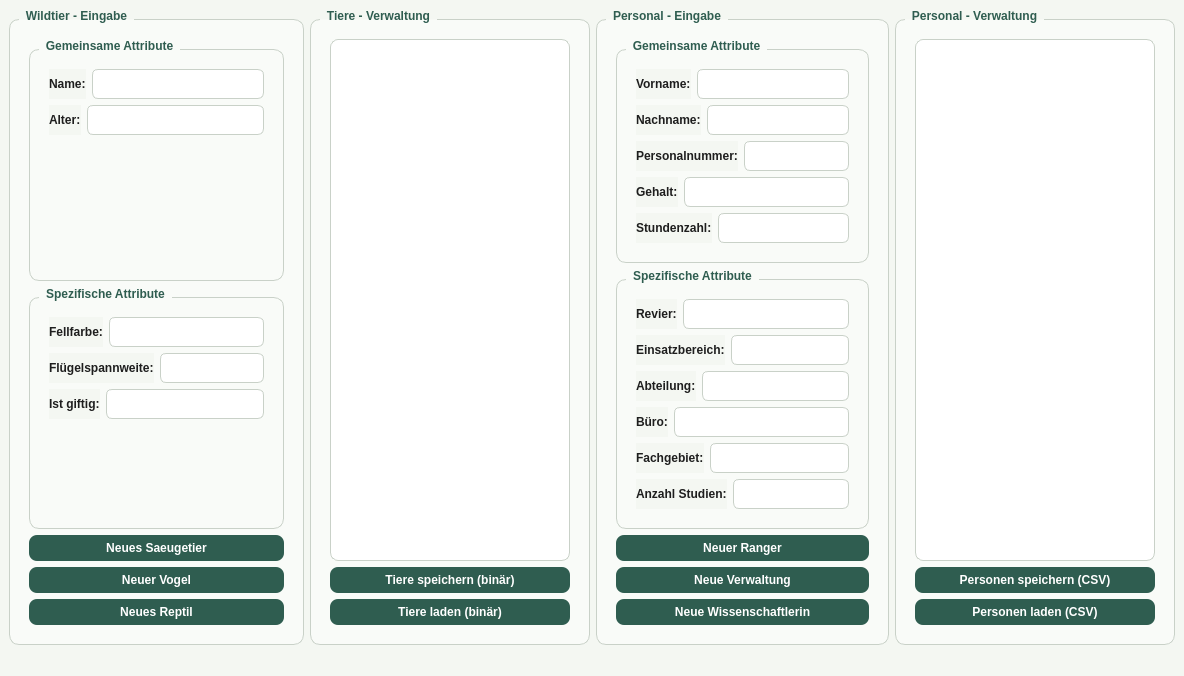
<?xml version="1.0" encoding="UTF-8"?>
<ui version="4.0">
 <class>MainWindow</class>
 <widget class="QMainWindow" name="MainWindow">
  <property name="geometry">
   <rect>
    <x>0</x>
    <y>0</y>
    <width>1184</width>
    <height>639</height>
   </rect>
  </property>
  <property name="windowTitle">
   <string>MainWindow</string>
  </property>
  <property name="styleSheet">
   <string notr="true">QWidget {
    background-color: #F4F7F2;
    color: #1E1E1E;
    font-family: Arial;
    font-size: 12px;
}

QLabel {
    color: #1E1E1E;
    font-weight: 500;
}

QLineEdit {
    background-color: white;
    border: 1px solid #C9D1C8;
    border-radius: 6px;
    padding: 6px;
    selection-background-color: #7BAE7F;
}

QLineEdit:focus {
    border: 2px solid #2F5D50;
    background-color: #FFFFFF;
}

QPushButton {
    background-color: #2F5D50;
    color: white;
    border: none;
    border-radius: 8px;
    padding: 6px 12px;
    font-weight: 600;
}

QPushButton:hover {
    background-color: #3F6F60;
}

QPushButton:pressed {
    background-color: #24463D;
}

QListView {
    background-color: white;
    border: 1px solid #C9D1C8;
    border-radius: 8px;
    padding: 4px;
    outline: none;
}

QListView::item {
    padding: 6px;
    border-radius: 4px;
}

QListView::item:selected {
    background-color: #7BAE7F;
    color: white;
}

QListView::item:hover {
    background-color: #E7F0EA;
}

QGroupBox {
    border: 1px solid #C9D1C8;
    border-radius: 10px;
    margin-top: 10px;
    padding: 10px;
    font-weight: bold;
    color: #2F5D50;
    background-color: #F9FBF8;
}

QGroupBox::title {
    subcontrol-origin: margin;
    left: 10px;
    padding: 0 5px 0 5px;
}
</string>
  </property>
  <widget class="QWidget" name="centralwidget">
   <layout class="QHBoxLayout" name="horizontalLayout">
    <item>
     <widget class="QGroupBox" name="wildtierEingabeGroupBox">
      <property name="sizePolicy">
       <sizepolicy hsizetype="Expanding" vsizetype="Preferred">
        <horstretch>0</horstretch>
        <verstretch>0</verstretch>
       </sizepolicy>
      </property>
      <property name="styleSheet">
       <string notr="true"/>
      </property>
      <property name="title">
       <string>Wildtier - Eingabe</string>
      </property>
      <layout class="QVBoxLayout" name="verticalLayout">
       <item>
        <widget class="QGroupBox" name="gemAttWildtierGroupBox">
         <property name="sizePolicy">
          <sizepolicy hsizetype="Preferred" vsizetype="Expanding">
           <horstretch>0</horstretch>
           <verstretch>0</verstretch>
          </sizepolicy>
         </property>
         <property name="title">
          <string>Gemeinsame Attribute</string>
         </property>
         <layout class="QVBoxLayout" name="verticalLayout_2">
          <item>
           <layout class="QHBoxLayout" name="horizontalLayout_2">
            <item>
             <widget class="QLabel" name="nameWildtierLabel">
              <property name="text">
               <string>Name:</string>
              </property>
             </widget>
            </item>
            <item>
             <widget class="QLineEdit" name="nameWildtierLineEdit"/>
            </item>
           </layout>
          </item>
          <item>
           <layout class="QHBoxLayout" name="horizontalLayout_3">
            <item>
             <widget class="QLabel" name="alterWildtierLabel">
              <property name="sizePolicy">
               <sizepolicy hsizetype="Preferred" vsizetype="Preferred">
                <horstretch>0</horstretch>
                <verstretch>0</verstretch>
               </sizepolicy>
              </property>
              <property name="text">
               <string>Alter:</string>
              </property>
             </widget>
            </item>
            <item>
             <widget class="QLineEdit" name="alterWildtierLineEdit">
              <property name="sizePolicy">
               <sizepolicy hsizetype="Expanding" vsizetype="Fixed">
                <horstretch>0</horstretch>
                <verstretch>0</verstretch>
               </sizepolicy>
              </property>
             </widget>
            </item>
           </layout>
          </item>
          <item>
           <spacer name="verticalSpacer">
            <property name="orientation">
             <enum>Qt::Orientation::Vertical</enum>
            </property>
            <property name="sizeHint" stdset="0">
             <size>
              <width>20</width>
              <height>81</height>
             </size>
            </property>
           </spacer>
          </item>
         </layout>
        </widget>
       </item>
       <item>
        <widget class="QGroupBox" name="spezAttWildtierGroupBox">
         <property name="sizePolicy">
          <sizepolicy hsizetype="Preferred" vsizetype="Expanding">
           <horstretch>0</horstretch>
           <verstretch>0</verstretch>
          </sizepolicy>
         </property>
         <property name="title">
          <string>Spezifische Attribute</string>
         </property>
         <layout class="QVBoxLayout" name="verticalLayout_3">
          <item>
           <layout class="QHBoxLayout" name="horizontalLayout_4">
            <item>
             <widget class="QLabel" name="fellFarbeLabel">
              <property name="text">
               <string>Fellfarbe:</string>
              </property>
             </widget>
            </item>
            <item>
             <widget class="QLineEdit" name="fellfarbeLineEdit"/>
            </item>
           </layout>
          </item>
          <item>
           <layout class="QHBoxLayout" name="horizontalLayout_5">
            <item>
             <widget class="QLabel" name="fluegelspannweiteLabel">
              <property name="text">
               <string>Flügelspannweite:</string>
              </property>
             </widget>
            </item>
            <item>
             <widget class="QLineEdit" name="fluegelspannweiteLineEdit"/>
            </item>
           </layout>
          </item>
          <item>
           <layout class="QHBoxLayout" name="horizontalLayout_6">
            <item>
             <widget class="QLabel" name="gifitgLabel">
              <property name="text">
               <string>Ist giftig:</string>
              </property>
             </widget>
            </item>
            <item>
             <widget class="QLineEdit" name="giftigLineEdit"/>
            </item>
           </layout>
          </item>
          <item>
           <spacer name="verticalSpacer_2">
            <property name="orientation">
             <enum>Qt::Orientation::Vertical</enum>
            </property>
            <property name="sizeHint" stdset="0">
             <size>
              <width>20</width>
              <height>54</height>
             </size>
            </property>
           </spacer>
          </item>
         </layout>
        </widget>
       </item>
       <item>
        <widget class="QPushButton" name="saeugetierPushButton">
         <property name="text">
          <string>Neues Saeugetier</string>
         </property>
        </widget>
       </item>
       <item>
        <widget class="QPushButton" name="vogelPushButton">
         <property name="text">
          <string>Neuer Vogel</string>
         </property>
        </widget>
       </item>
       <item>
        <widget class="QPushButton" name="reptilPushButton">
         <property name="text">
          <string>Neues Reptil</string>
         </property>
        </widget>
       </item>
      </layout>
     </widget>
    </item>
    <item>
     <widget class="QGroupBox" name="tiereVerwaltungGroupBox">
      <property name="sizePolicy">
       <sizepolicy hsizetype="Expanding" vsizetype="Preferred">
        <horstretch>0</horstretch>
        <verstretch>0</verstretch>
       </sizepolicy>
      </property>
      <property name="title">
       <string>Tiere - Verwaltung</string>
      </property>
      <layout class="QVBoxLayout" name="verticalLayout_4">
       <item>
        <widget class="QListWidget" name="TierlisteListWidget"/>
       </item>
       <item>
        <widget class="QPushButton" name="binaerSpeichernPushButton">
         <property name="text">
          <string>Tiere speichern (binär)</string>
         </property>
        </widget>
       </item>
       <item>
        <widget class="QPushButton" name="binaerLadenPushButton">
         <property name="text">
          <string>Tiere laden (binär)</string>
         </property>
        </widget>
       </item>
      </layout>
     </widget>
    </item>
    <item>
     <widget class="QGroupBox" name="personalEingabeGroupBox">
      <property name="sizePolicy">
       <sizepolicy hsizetype="Expanding" vsizetype="Preferred">
        <horstretch>0</horstretch>
        <verstretch>0</verstretch>
       </sizepolicy>
      </property>
      <property name="title">
       <string>Personal - Eingabe</string>
      </property>
      <layout class="QVBoxLayout" name="verticalLayout_5">
       <item>
        <widget class="QGroupBox" name="gemAttPersonalGroupBox">
         <property name="sizePolicy">
          <sizepolicy hsizetype="Preferred" vsizetype="Expanding">
           <horstretch>0</horstretch>
           <verstretch>0</verstretch>
          </sizepolicy>
         </property>
         <property name="title">
          <string>Gemeinsame Attribute</string>
         </property>
         <layout class="QVBoxLayout" name="verticalLayout_6">
          <item>
           <layout class="QHBoxLayout" name="horizontalLayout_7">
            <item>
             <widget class="QLabel" name="vornameLabel">
              <property name="text">
               <string>Vorname:</string>
              </property>
             </widget>
            </item>
            <item>
             <widget class="QLineEdit" name="vornameLineEdit"/>
            </item>
           </layout>
          </item>
          <item>
           <layout class="QHBoxLayout" name="horizontalLayout_8">
            <item>
             <widget class="QLabel" name="nachnameLabel">
              <property name="text">
               <string>Nachname:</string>
              </property>
             </widget>
            </item>
            <item>
             <widget class="QLineEdit" name="nachnameLineEdit"/>
            </item>
           </layout>
          </item>
          <item>
           <layout class="QHBoxLayout" name="horizontalLayout_9">
            <item>
             <widget class="QLabel" name="persoNumLabel">
              <property name="text">
               <string>Personalnummer:</string>
              </property>
             </widget>
            </item>
            <item>
             <widget class="QLineEdit" name="persoNumLineEdit"/>
            </item>
           </layout>
          </item>
          <item>
           <layout class="QHBoxLayout" name="horizontalLayout_10">
            <item>
             <widget class="QLabel" name="gehaltLabel">
              <property name="text">
               <string>Gehalt:</string>
              </property>
             </widget>
            </item>
            <item>
             <widget class="QLineEdit" name="gehaltLineEdit"/>
            </item>
           </layout>
          </item>
          <item>
           <layout class="QHBoxLayout" name="horizontalLayout_17">
            <item>
             <widget class="QLabel" name="stundenzahlLabel">
              <property name="sizePolicy">
               <sizepolicy hsizetype="Preferred" vsizetype="Preferred">
                <horstretch>0</horstretch>
                <verstretch>0</verstretch>
               </sizepolicy>
              </property>
              <property name="text">
               <string>Stundenzahl:</string>
              </property>
             </widget>
            </item>
            <item>
             <widget class="QLineEdit" name="stundenzahlLineEdit"/>
            </item>
           </layout>
          </item>
          <item>
           <spacer name="verticalSpacer_3">
            <property name="orientation">
             <enum>Qt::Orientation::Vertical</enum>
            </property>
            <property name="sizeHint" stdset="0">
             <size>
              <width>20</width>
              <height>9</height>
             </size>
            </property>
           </spacer>
          </item>
         </layout>
        </widget>
       </item>
       <item>
        <widget class="QGroupBox" name="spezAttPersonalGroupBox">
         <property name="sizePolicy">
          <sizepolicy hsizetype="Preferred" vsizetype="Expanding">
           <horstretch>0</horstretch>
           <verstretch>0</verstretch>
          </sizepolicy>
         </property>
         <property name="title">
          <string>Spezifische Attribute</string>
         </property>
         <layout class="QVBoxLayout" name="verticalLayout_7">
          <item>
           <layout class="QHBoxLayout" name="horizontalLayout_11">
            <item>
             <widget class="QLabel" name="revierLabel">
              <property name="text">
               <string>Revier:</string>
              </property>
             </widget>
            </item>
            <item>
             <widget class="QLineEdit" name="revierLineEdit"/>
            </item>
           </layout>
          </item>
          <item>
           <layout class="QHBoxLayout" name="horizontalLayout_12">
            <item>
             <widget class="QLabel" name="einsatzbereichLabel">
              <property name="text">
               <string>Einsatzbereich:</string>
              </property>
             </widget>
            </item>
            <item>
             <widget class="QLineEdit" name="einsatzbereichLineEdit"/>
            </item>
           </layout>
          </item>
          <item>
           <layout class="QHBoxLayout" name="horizontalLayout_13">
            <item>
             <widget class="QLabel" name="abteilungLabel">
              <property name="text">
               <string>Abteilung:</string>
              </property>
             </widget>
            </item>
            <item>
             <widget class="QLineEdit" name="abteilungLineEdit"/>
            </item>
           </layout>
          </item>
          <item>
           <layout class="QHBoxLayout" name="horizontalLayout_14">
            <item>
             <widget class="QLabel" name="bueroLabel">
              <property name="text">
               <string>Büro:</string>
              </property>
             </widget>
            </item>
            <item>
             <widget class="QLineEdit" name="bueroLineEdit"/>
            </item>
           </layout>
          </item>
          <item>
           <layout class="QHBoxLayout" name="horizontalLayout_15">
            <item>
             <widget class="QLabel" name="fachgebietLabel">
              <property name="text">
               <string>Fachgebiet:</string>
              </property>
             </widget>
            </item>
            <item>
             <widget class="QLineEdit" name="fachgebietLineEdit"/>
            </item>
           </layout>
          </item>
          <item>
           <layout class="QHBoxLayout" name="horizontalLayout_16">
            <item>
             <widget class="QLabel" name="anzahlStudienLabel">
              <property name="text">
               <string>Anzahl Studien:</string>
              </property>
             </widget>
            </item>
            <item>
             <widget class="QLineEdit" name="anzahlStudienLineEdit"/>
            </item>
           </layout>
          </item>
          <item>
           <spacer name="verticalSpacer_4">
            <property name="orientation">
             <enum>Qt::Orientation::Vertical</enum>
            </property>
            <property name="sizeHint" stdset="0">
             <size>
              <width>20</width>
              <height>119</height>
             </size>
            </property>
           </spacer>
          </item>
         </layout>
        </widget>
       </item>
       <item>
        <widget class="QPushButton" name="rangerPushButton">
         <property name="text">
          <string>Neuer Ranger</string>
         </property>
        </widget>
       </item>
       <item>
        <widget class="QPushButton" name="verwaltungPushButton">
         <property name="text">
          <string>Neue Verwaltung</string>
         </property>
        </widget>
       </item>
       <item>
        <widget class="QPushButton" name="wissenschaftlerinPushButton">
         <property name="text">
          <string>Neue Wissenschaftlerin</string>
         </property>
        </widget>
       </item>
      </layout>
     </widget>
    </item>
    <item>
     <widget class="QGroupBox" name="personalVerwaltungGroupBox">
      <property name="sizePolicy">
       <sizepolicy hsizetype="Expanding" vsizetype="Preferred">
        <horstretch>0</horstretch>
        <verstretch>0</verstretch>
       </sizepolicy>
      </property>
      <property name="title">
       <string>Personal - Verwaltung</string>
      </property>
      <layout class="QVBoxLayout" name="verticalLayout_8">
       <item>
        <widget class="QListWidget" name="personalListeListWidget"/>
       </item>
       <item>
        <widget class="QPushButton" name="csvSpeichernPushButton">
         <property name="text">
          <string>Personen speichern (CSV)</string>
         </property>
        </widget>
       </item>
       <item>
        <widget class="QPushButton" name="csvLadenPushButton">
         <property name="text">
          <string>Personen laden (CSV)</string>
         </property>
        </widget>
       </item>
      </layout>
     </widget>
    </item>
   </layout>
  </widget>
  <widget class="QMenuBar" name="menubar">
   <property name="geometry">
    <rect>
     <x>0</x>
     <y>0</y>
     <width>1184</width>
     <height>19</height>
    </rect>
   </property>
  </widget>
  <widget class="QStatusBar" name="statusbar"/>
 </widget>
 <resources/>
 <connections/>
</ui>
